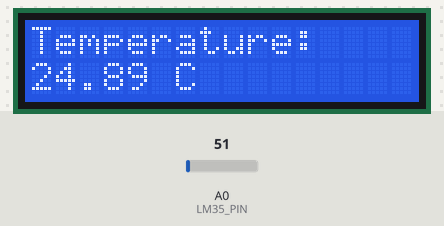
Simulated run of this sketch. Board: Arduino Uno, built with avr-gcc and run on an emulated ATmega328P. Shown: 16×2 character LCD. The inputs (shaded band) are chosen by the test bench; at power-on: A0 (LM35_PIN) = 51.

Above: at 1.2 s.
1.3 s: A0 (LM35_PIN) set to 22
At 3.0 s:
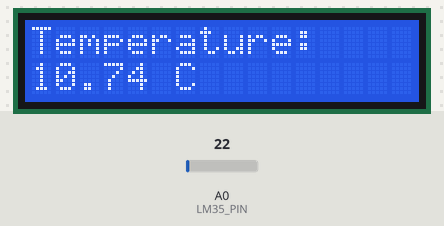
3.6 s: A0 (LM35_PIN) set to 18
At 5.1 s:
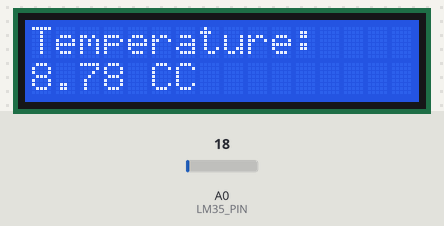
5.6 s: A0 (LM35_PIN) set to 30
At 7.2 s:
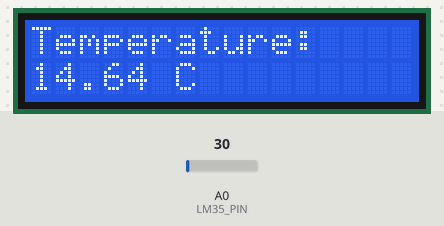
Timing chart, 0 to 8.7 s (numbered marks = the images above; inputs shaded):
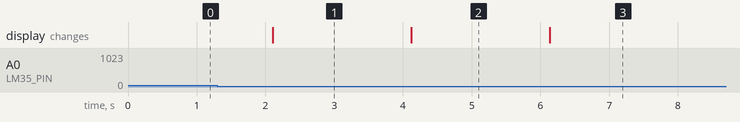

Measured:
- the behaviour switches between 21 and 20 on A0 (LM35_PIN) (found by bisection; images 1 and 2)
- after the input at 1.3 s, the display: changes after 0.80 s (image 1)
- after the input at 3.6 s, the display: changes after 0.52 s (image 2)
- after the input at 5.6 s, the display: changes after 0.53 s (image 3)

The sketch:

Temperature_Display_I2C_LCD.ino
```cpp
// C++ code
/*
 * Arduino Uno code for displaying temperature using an LM35 sensor and a 16x2 LCD.
 * - Reads temperature from LM35 (analog sensor).
 * - Displays the temperature on the LCD.
 * - Uses I2C interface to communicate with the LCD for simpler wiring.
 */

#include <LiquidCrystal_I2C.h>  // Include library for I2C LCD

#define LM35_PIN A0 // LM35 output connected to Analog Pin A0
#define LCD_ADDR 32 // I2C address of the LCD (may vary based on hardware)

LiquidCrystal_I2C lcd_1(LCD_ADDR, 16, 2); // Initialize LCD with address, 16 columns, and 2 rows

void setup()
{
  lcd_1.init(); // Initialize the LCD
  lcd_1.backlight(); // Turn on the LCD backlight
  lcd_1.setCursor(0, 0); // Set cursor to the first row, first column
  lcd_1.clear(); // Clear the LCD
  lcd_1.print("Temperature: "); // Print a label
}

void loop()
{
   int sensorValue = analogRead(LM35_PIN); // Read analog value from LM35
    float temperature = sensorValue * 0.488; // Convert ADC value to temperature (Celsius)

    lcd_1.setCursor(0, 1); // Move cursor to the second row
    lcd_1.print(temperature); // Display temperature value
    lcd_1.print(" C"); // Print unit (Celsius)

    delay(1000); // Wait 1 second before refreshing the reading

}
```
